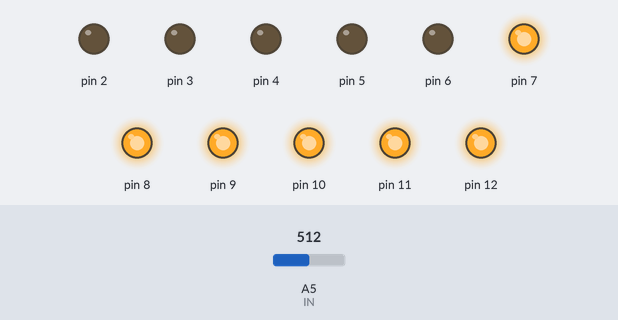
The sketch below on a simulated Arduino Uno, built with avr-gcc and run on an emulated ATmega328P. Shown: output pins drawn as LEDs (lit = HIGH). The inputs (shaded band) are chosen by the test bench; at power-on: A5 (IN) = 512.

Above: at 1.2 s.
1.3 s: A5 (IN) set to 551
2.8 s: A5 (IN) set to 566
At 3.9 s:
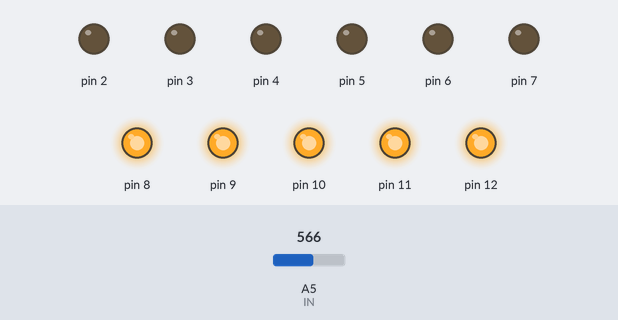
4.3 s: A5 (IN) set to 716
At 5.1 s:
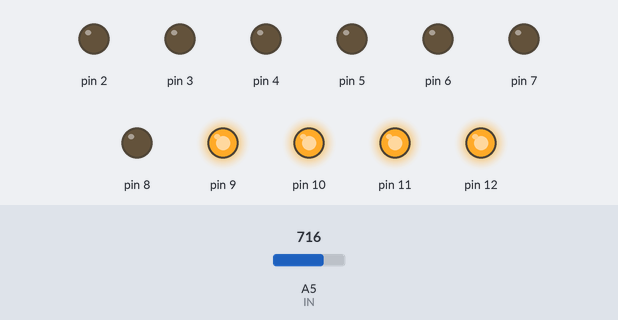
5.8 s: A5 (IN) set to 760
At 6.2 s:
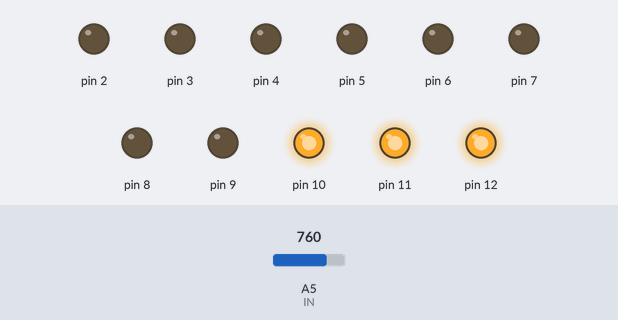
7.3 s: A5 (IN) set to 900
At 8.5 s:
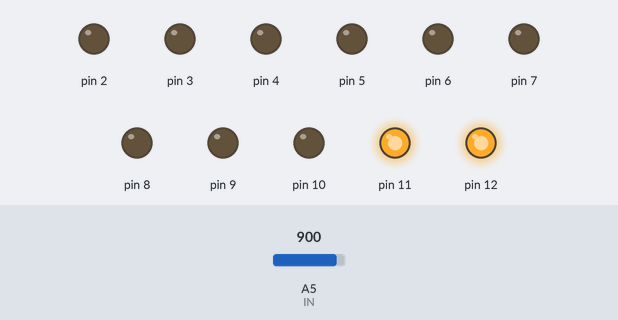
8.8 s: A5 (IN) set to 847
10.3 s: A5 (IN) set to 825
At 10.8 s:
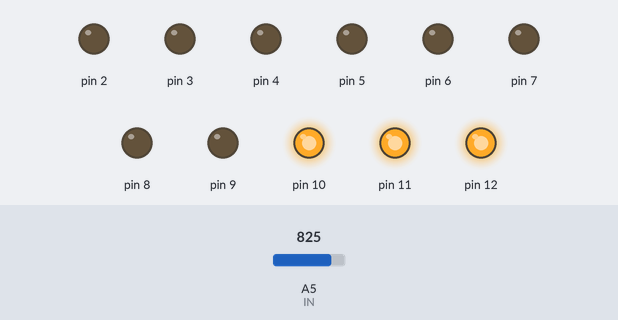
Timing chart, 0 to 12.8 s (numbered marks = the images above; inputs shaded):
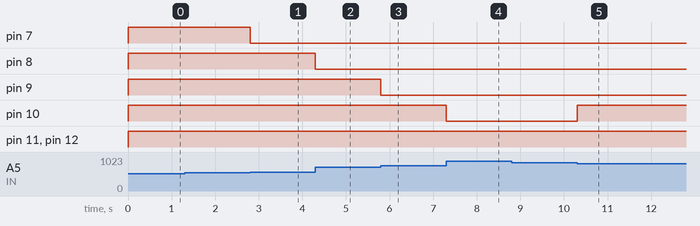

The sketch:

lights_photo.ino
```cpp
#define FIRST  2
#define LAST   12
#define IN     A5

void setup() {
  for (int i = FIRST; i <= LAST; i++)
    pinMode(i, OUTPUT);
  pinMode(IN, INPUT);
}

void loop() {
  int val = analogRead(IN);
  int lastLight = map(val, 0, 1023, 1, 12);
  for (int i = FIRST; i <= LAST; i++) {
    if (i > lastLight)
      digitalWrite(i, HIGH);
    else
      digitalWrite(i, LOW);
  }
}
```

Measured:
- the behaviour switches between 557 and 558 on A5 (IN) (found by bisection; images 0 and 1)
- the behaviour switches between 743 and 744 on A5 (IN) (found by bisection; images 2 and 3)
- the behaviour switches between 837 and 836 on A5 (IN) (found by bisection; images 4 and 5)
- after the input at 1.3 s, every drawn part: stays the same
- after the input at 2.8 s, pin 7: HIGH → LOW at once
- after the input at 4.3 s, pin 8: HIGH → LOW at once
- after the input at 5.8 s, pin 9: HIGH → LOW at once
- after the input at 7.3 s, pin 10: HIGH → LOW at once
- after the input at 8.8 s, every drawn part: stays the same
- after the input at 10.3 s, pin 10: LOW → HIGH at once
